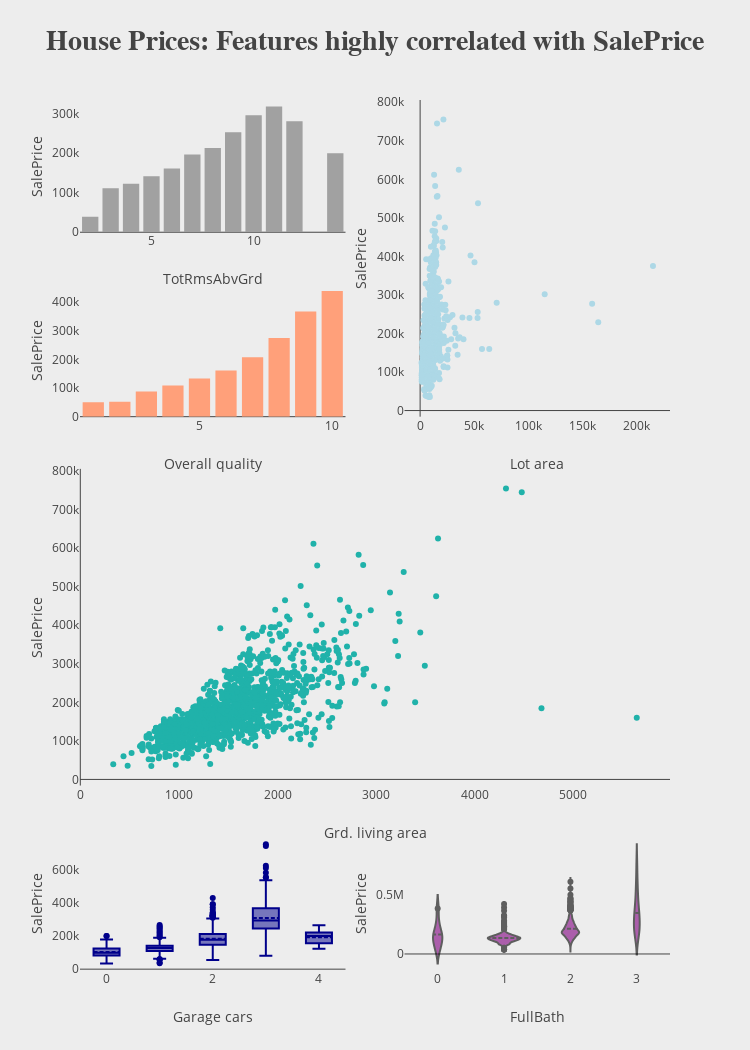

This figure's notebook cell:
### Markdown cell above
### Conclusion
'OverallQual', 'GrLivArea' and 'TotalBsmtSF' are strongly correlated with 'SalePrice'

'GarageCars' and 'GarageArea' are also some of the most strongly correlated variables

'TotalBsmtSF' and '1stFloor' also seem to be twin brothers.

'TotRmsAbvGrd' and 'GrLivArea' are twin brothers again

'YearBuilt' is slightly correlated with 'SalePrice'

### Code cell
fig = make_subplots(rows=5, cols=2,specs=[[{}, {"rowspan": 2}],[{}, None],
                                          [{"rowspan": 2, "colspan": 2},None],[None, None],
                                          [{}, {}]],print_grid=True)

fig.add_trace(go.Bar(x=DF.groupby('TotRmsAbvGrd')['SalePrice'].mean().index,
                     y=DF.groupby('TotRmsAbvGrd')['SalePrice'].mean(),name="Total rooms above gr.",
                     marker_color='#a1a1a1'),row=1, col=1)
fig.add_trace(go.Scatter(x=DF['LotArea'], y=DF['SalePrice'], mode='markers', name="Lot area",
                         marker_color='lightblue'), row=1, col=2)
fig.add_trace(go.Bar(x=DF.groupby('OverallQual')['SalePrice'].mean().index,
                     y=DF.groupby('OverallQual')['SalePrice'].mean(), name="Overall quality", 
                     marker_color='lightsalmon'), row=2, col=1)
fig.add_trace(go.Scatter(x=DF['GrLivArea'], y=DF['SalePrice'], mode='markers',name="Gr living area",
                         marker_color='lightseagreen'), row=3, col=1)
fig.add_trace(go.Box(x=DF['GarageCars'],  y=DF['SalePrice'],marker_color='darkblue', name="Garage cars",
                     boxmean=True), row=5, col=1) 
fig.add_trace(go.Violin(x=DF['FullBath'],y=DF['SalePrice'],name="Full bath",box_visible=False,
                        line_color='black',meanline_visible=True, fillcolor='purple', opacity=0.6),row=5,col=2)
    
# Update xaxis properties
fig.update_xaxes(title_text="TotRmsAbvGrd",showgrid=False, row=1, col=1)
fig.update_xaxes(title_text="Lot area", showgrid=False, row=1, col=2)
fig.update_xaxes(title_text="Overall quality", showgrid=False, row=2, col=1)
fig.update_xaxes(title_text="Grd. living area", showgrid=False, row=3, col=1)
fig.update_xaxes(title_text="Garage cars", showgrid=False, row=5, col=1)
fig.update_xaxes(title_text="FullBath", showgrid=False, row=5, col=2)

# Update yaxis properties
fig.update_yaxes(title_text="SalePrice",showgrid=False,row=1, col=1)
fig.update_yaxes(title_text="SalePrice", showgrid=False, row=1, col=2)
fig.update_yaxes(title_text="SalePrice", showgrid=False, row=2, col=1)
fig.update_yaxes(title_text="SalePrice", showgrid=False, row=3, col=1)
fig.update_yaxes(title_text="SalePrice", showgrid=False, row=5, col=1)
fig.update_yaxes(title_text="SalePrice", showgrid=False, row=5, col=2)

fig.update_layout(height=1050, width=750,showlegend=False,
                  title_text="<b>House Prices: Features highly correlated with SalePrice<b>",
                  titlefont={'size': 28, 'family':'Serif'},
                  paper_bgcolor="#ededed",plot_bgcolor='#ededed',)
fig.show()

### Figure 1 — Plotly figure (JSON) as saved in the notebook; plotly's stock layout.template omitted (floating-point values rounded to 4 significant figures; data arrays with more than 128 entries replaced by an {"elided": "..."} marker saying what was removed)
{"data": [{"marker": {"color": "#a1a1a1"}, "name": "Total rooms above gr.", "type": "bar", "x": [2, 3, 4, 5, 6, 7, 8, 9, 10, 11, 12, 14], "xaxis": "x", "y": [39300, 111200.0, 122800.0, 141600.0, 161300.0, 196700.0, 213400.0, 253000.0, 296300.0, 318022, 281000.0, 200000], "yaxis": "y"}, {"marker": {"color": "lightblue"}, "mode": "markers", "name": "Lot area", "type": "scatter", "x": {"elided": "1460 int values"}, "xaxis": "x2", "y": {"elided": "1460 int values"}, "yaxis": "y2"}, {"marker": {"color": "lightsalmon"}, "name": "Overall quality", "type": "bar", "x": [1, 2, 3, 4, 5, 6, 7, 8, 9, 10], "xaxis": "x3", "y": [50150, 51770.0, 87470.0, 108400.0, 133500.0, 161600.0, 207700.0, 274700.0, 367500.0, 438600.0], "yaxis": "y3"}, {"marker": {"color": "lightseagreen"}, "mode": "markers", "name": "Gr living area", "type": "scatter", "x": {"elided": "1460 int values"}, "xaxis": "x4", "y": {"elided": "1460 int values"}, "yaxis": "y4"}, {"boxmean": true, "marker": {"color": "darkblue"}, "name": "Garage cars", "type": "box", "x": {"elided": "1460 int values"}, "xaxis": "x5", "y": {"elided": "1460 int values"}, "yaxis": "y5"}, {"box": {"visible": false}, "fillcolor": "purple", "line": {"color": "black"}, "meanline": {"visible": true}, "name": "Full bath", "opacity": 0.6, "type": "violin", "x": {"elided": "1460 int values"}, "xaxis": "x6", "y": {"elided": "1460 int values"}, "yaxis": "y6"}], "layout": {"height": 1050, "paper_bgcolor": "#ededed", "plot_bgcolor": "#ededed", "showlegend": false, "title": {"font": {"family": "Serif", "size": 28}, "text": "<b>House Prices: Features highly correlated with SalePrice<b>"}, "width": 750, "xaxis": {"anchor": "y", "domain": [0, 0.45], "showgrid": false, "title": {"text": "TotRmsAbvGrd"}}, "xaxis2": {"anchor": "y2", "domain": [0.55, 1], "showgrid": false, "title": {"text": "Lot area"}}, "xaxis3": {"anchor": "y3", "domain": [0, 0.45], "showgrid": false, "title": {"text": "Overall quality"}}, "xaxis4": {"anchor": "y4", "domain": [0, 1], "showgrid": false, "title": {"text": "Grd. living area"}}, "xaxis5": {"anchor": "y5", "domain": [0, 0.45], "showgrid": false, "title": {"text": "Garage cars"}}, "xaxis6": {"anchor": "y6", "domain": [0.55, 1], "showgrid": false, "title": {"text": "FullBath"}}, "yaxis": {"anchor": "x", "domain": [0.848, 1], "showgrid": false, "title": {"text": "SalePrice"}}, "yaxis2": {"anchor": "x2", "domain": [0.636, 1], "showgrid": false, "title": {"text": "SalePrice"}}, "yaxis3": {"anchor": "x3", "domain": [0.636, 0.788], "showgrid": false, "title": {"text": "SalePrice"}}, "yaxis4": {"anchor": "x4", "domain": [0.212, 0.576], "showgrid": false, "title": {"text": "SalePrice"}}, "yaxis5": {"anchor": "x5", "domain": [0, 0.152], "showgrid": false, "title": {"text": "SalePrice"}}, "yaxis6": {"anchor": "x6", "domain": [0, 0.152], "showgrid": false, "title": {"text": "SalePrice"}}}}
